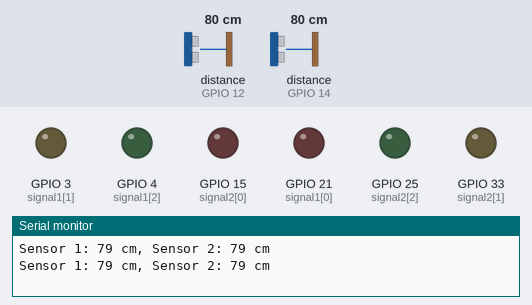
This sketch was run on a simulated ESP32. On the bench: output pins drawn as LEDs (lit = HIGH), the last lines printed to the serial monitor. Wiring (from diagram.json): 2 × ultrasonic range finder: trigger GPIO 27, echo GPIO 14 / trigger GPIO 13, echo GPIO 12. The inputs (shaded band) are chosen by the test bench; at power-on: distance to the obstacle (sensors on GPIO 12, GPIO 14) 80 cm. The echo pulse lasts 58.3 µs per cm; pins used as bus, display or sensor lines are not drawn.

Above: at 1.8 s.
1.9 s: distance to the obstacle (sensor on GPIO 12) set to 7 cm
3.4 s: distance to the obstacle (sensor on GPIO 12) set to 4 cm
At 4.7 s:
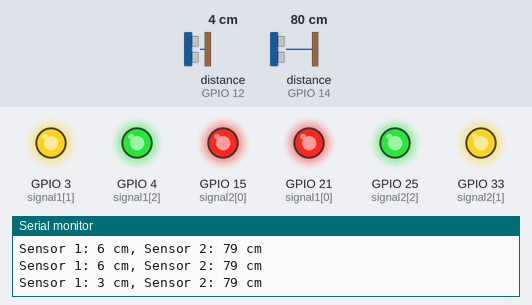
At 9.7 s:
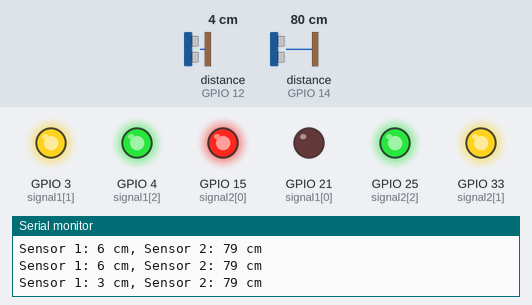
Timing chart, 0 to 30.5 s (numbered marks = the images above; inputs shaded):
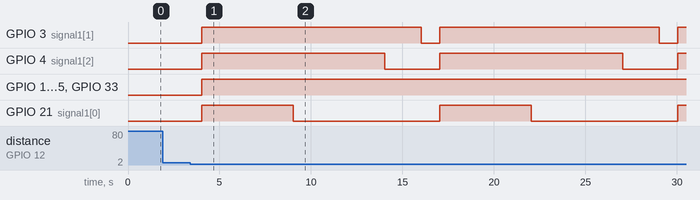

Measured:
- the behaviour switches between 6 and 5 cm on distance to the obstacle (sensor on GPIO 12) (found by bisection; images 0 and 1)
- after the input at 3.4 s, GPIO 3 (signal1[1]): alternates HIGH for 12.0 s and LOW for 1.0 s, starting after 0.64 s; GPIO 4 (signal1[2]): alternates HIGH for 10.0 s and LOW for 3.0 s, starting after 0.64 s

The sketch:

two_sensors.ino
```cpp
int signal1[] = { 21, 03, 04 };
int signal2[] = { 15, 33, 25 };
int signal3[] = { 05, 18, 19 };
int signal4[] = { 17, 32, 16 };

int triggerpin1 = 13;
int echopin1 = 12;

int triggerpin2 = 27;
int echopin2 = 14;

int redDelay = 5000;
int yellowDelay = 2000;

long duration;       // Time for ultrasonic signal to return
int S1, S2;  // Distance measurements from each sensor

int t = 5;  // Threshold distance to check for traffic presence

void setup() {
  Serial.begin(115200);

  // Initialize traffic signal LEDs as outputs
  for (int i = 0; i < 3; i++) {
    pinMode(signal1[i], OUTPUT);
    pinMode(signal2[i], OUTPUT);
  }

  // Initialize ultrasonic sensor pins
  pinMode(triggerpin1, OUTPUT);
  pinMode(echopin1, INPUT);
  pinMode(triggerpin2, OUTPUT);
  pinMode(echopin2, INPUT);
}

void loop() {
  // Measure distance from each ultrasonic sensor
  S1 = readDistance(triggerpin1, echopin1);
  S2 = readDistance(triggerpin2, echopin2);

  // Print sensor readings to Serial Monitor
  Serial.print("Sensor 1: ");
  Serial.print(S1);
  Serial.print(" cm, Sensor 2: ");
  Serial.print(S2);
  Serial.println(" cm");

  // Check and update the status of each traffic signal
  if (S1 < t) {
    signal1Function();
  } else if (S2 < t) {
    signal2Function();
  }

  // Wait a bit before next loop iteration
  delay(1000);
}


int readDistance(int triggerPin, int echoPin) {
  digitalWrite(triggerPin, LOW);
  delayMicroseconds(2);
  digitalWrite(triggerPin, HIGH);
  delayMicroseconds(10);
  digitalWrite(triggerPin, LOW);
  duration = pulseIn(echoPin, HIGH);
  return duration * 0.034 / 2;  // Convert to cm
}

// Define functions for handling each signal
void signal1Function() {
  controlSignal(signal1);
}
void signal2Function() {
  controlSignal(signal2);
}

// Controls the signal light changes
void controlSignal(int signalPins[]) {
  lowAll();                           // Reset all signals to red before changing the current one
  digitalWrite(signalPins[0], HIGH);  // Turn on red LED
  delay(redDelay);

  digitalWrite(signalPins[0], LOW);   // Turn off red LED
  digitalWrite(signalPins[2], HIGH);  // Turn on green LED
  delay(redDelay);

  digitalWrite(signalPins[2], LOW);   // Turn off green LED
  digitalWrite(signalPins[1], HIGH);  // Turn on yellow LED
  delay(yellowDelay);

  digitalWrite(signalPins[1], LOW);  // Turn off yellow LED
}

// Set all signals to red
void lowAll() {
  digitalWrite(signal1[0], HIGH);
  digitalWrite(signal1[1], HIGH);
  digitalWrite(signal1[2], HIGH);
  digitalWrite(signal2[0], HIGH);
  digitalWrite(signal2[1], HIGH);
  digitalWrite(signal2[2], HIGH);
}
```
